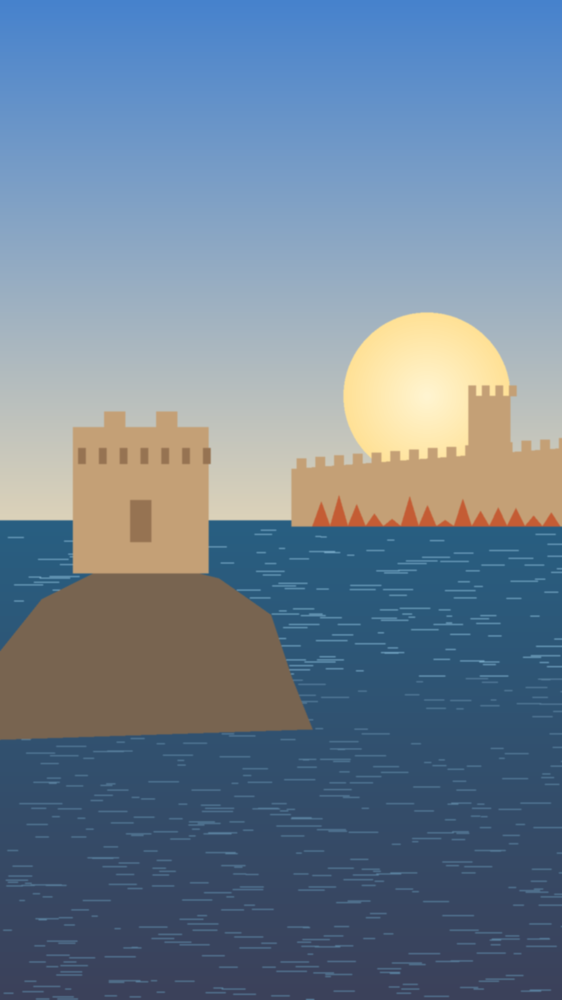
#> input picture got-dubrovnik-dev/tests/fake/scene.png, 562 x 1000 px, shrunk from 1080 x 1920 before the run
$ python unshare.py ../../../got-dubrovnik-dev/tests/fake/scene.png
#> lines starting #> are read from the running program, lines starting #| are printed output that depends on the picture; after the words box and inside, x2 and y2 are one past the last pixel; in counts of white or black regions, pixels touching at a corner belong together
import sys, cv2, numpy as np
# remove the site's share button from the top-right corner of a scene image
for p in sys.argv[1:]:
    im = cv2.imread(p); h, w = im.shape[:2]
#> further down, im is the input picture: shape (1000, 562, 3); mean B, G, R 146.7, 127.8, 109.3
#> after `h, w = im.shape[:2]`: h = 1000; w = 562
    m = np.zeros((h, w), np.uint8)
    cv2.rectangle(m, (w-52, 4), (w-4, 54), 255, -1)
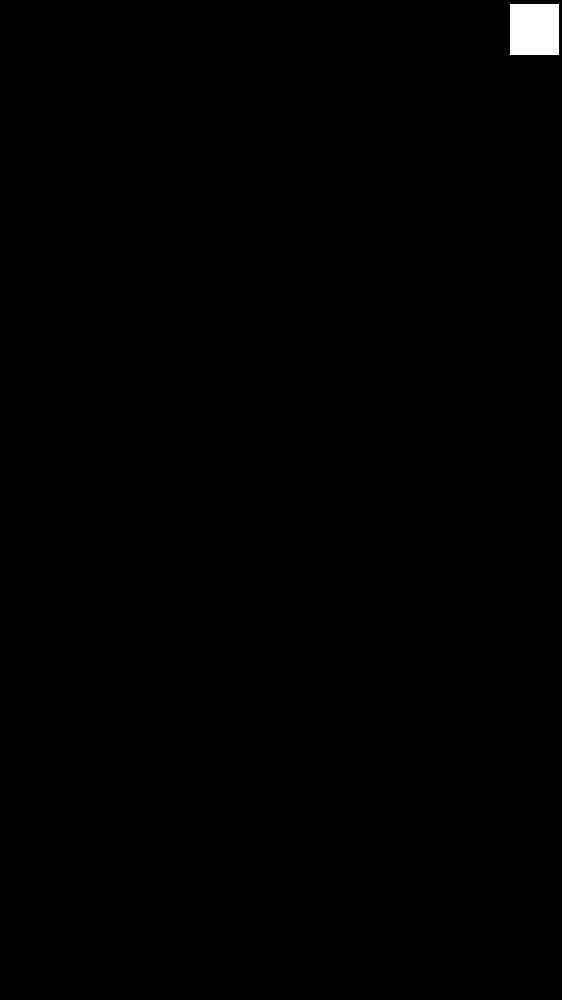
#> m: shape (1000, 562); 0.44% white; 1 white region, box (x1, y1, x2, y2) and area: (510, 4, 559, 55) 2499
    out = cv2.inpaint(im, m, 9, cv2.INPAINT_TELEA)
    cv2.imwrite(p, out, [cv2.IMWRITE_JPEG_QUALITY, 92])
    print('fixed', p)
